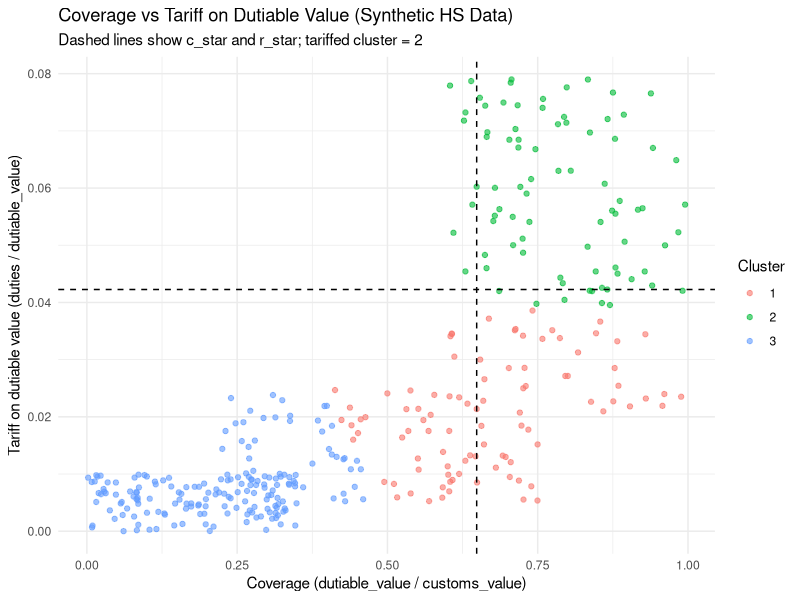

Generate this figure with R:
################################################################################
# DATA-DRIVEN TARIFFED CATEGORY DETECTION (APPROACH 1: CLUSTERING)
#
# - Uses coverage = dutiable_value / customs_value
# - Uses tariff_dutiable = calculated_duties / dutiable_value
# - Uses k-means on (coverage, tariff_dutiable) to find a "tariffed" cluster
# - Derives c_star and r_star from the lower edge (10th percentile) of that cluster
################################################################################

#===============================================================================
# SECTION 0: SETUP
#===============================================================================

# Load required packages
suppressPackageStartupMessages({
  library(dplyr)
  library(ggplot2)
})

# Weighted quantile helper (avoids extra dependencies)
wtd_quantile <- function(x, weights = NULL, probs = 0.5, na.rm = TRUE) {
  if (na.rm) {
    keep <- !is.na(x) & !is.na(weights)
    if (!is.null(weights)) {
      x <- x[keep]
      weights <- weights[keep]
    } else {
      x <- x[!is.na(x)]
    }
  }
  if (is.null(weights)) {
    return(stats::quantile(x, probs = probs, na.rm = FALSE, type = 7))
  }
  # sort by x
  o <- order(x)
  x_sorted <- x[o]
  w_sorted <- weights[o]
  w_cum <- cumsum(w_sorted) / sum(w_sorted)
  sapply(probs, function(p) {
    idx <- which(w_cum >= p)[1]
    x_sorted[idx]
  })
}

#===============================================================================
# SECTION 1: SYNTHETIC HS-LEVEL DATA (EXAMPLE)
#===============================================================================

set.seed(123)

n_codes <- 400

# Create fake HS-10 codes
hs_codes <- sprintf("%010d", sample(1e9:1.5e9, n_codes))

# We'll simulate three "types" of HS codes:
# 1) Mostly duty-free: low coverage, low rate
# 2) Mixed: medium coverage, modest rate
# 3) Heavily tariffed: high coverage, higher rate

type <- sample(c("duty_freeish", "mixed", "heavily_tariffed"),
               size = n_codes,
               replace = TRUE,
               prob = c(0.4, 0.3, 0.3))

synthetic_df <- tibble(
  hs_code = hs_codes,
  type    = type,
  customs_value = runif(n_codes, min = 1e5, max = 5e7) # overall import value
) %>%
  rowwise() %>%
  mutate(
    # Simulate coverage and tariff rates depending on "type"
    true_coverage = case_when(
      type == "duty_freeish"      ~ runif(1, 0.00, 0.35),
      type == "mixed"             ~ runif(1, 0.20, 0.75),
      type == "heavily_tariffed"  ~ runif(1, 0.60, 1.00)
    ),
    true_tariff_dutiable = case_when(
      type == "duty_freeish"      ~ runif(1, 0.000, 0.010), # ~0–1%
      type == "mixed"             ~ runif(1, 0.005, 0.025), # 0.5–2.5%
      type == "heavily_tariffed"  ~ runif(1, 0.020, 0.080)  # 2–8%
    ),
    dutiable_value = true_coverage * customs_value,
    calculated_duties = true_tariff_dutiable * dutiable_value
  ) %>%
  ungroup()

# For demonstration, this synthetic_df plays the role of your August 2025 extract:
df_aug25_raw <- synthetic_df

#===============================================================================
# SECTION 2: COMPUTE COVERAGE, TARIFF_DUTIABLE, AND ETR
#===============================================================================

df_aug25 <- df_aug25_raw %>%
  mutate(
    coverage = if_else(customs_value > 0,
                       dutiable_value / customs_value,
                       NA_real_),
    tariff_dutiable = if_else(dutiable_value > 0,
                              calculated_duties / dutiable_value,
                              NA_real_),
    ETR = if_else(customs_value > 0,
                  calculated_duties / customs_value,
                  NA_real_)
  )

# Sanity check (synthetic case: these should be close to true_coverage/true_tariff_dutiable)
df_aug25 %>%
  select(hs_code, type, coverage, tariff_dutiable, ETR) %>%
  head()

#===============================================================================
# SECTION 3: PREP DATA FOR CLUSTERING
#===============================================================================

df_use <- df_aug25 %>%
  filter(
    !is.na(coverage),
    !is.na(tariff_dutiable),
    customs_value > 0
  )

# Optional: drop very small flows to reduce noise from tiny trade lines
min_value_threshold <- quantile(df_use$customs_value, 0.10, na.rm = TRUE)
df_use <- df_use %>%
  filter(customs_value >= min_value_threshold)

# Data matrix for clustering
X <- df_use %>%
  select(coverage, tariff_dutiable) %>%
  as.matrix()

# Scale variables
X_scaled <- scale(X)

#===============================================================================
# SECTION 4: K-MEANS CLUSTERING TO FIND "TARIFFED" GROUP
#===============================================================================

set.seed(123)
k <- 3  # you can experiment with 2–4, but 3 is a good starting point

km <- kmeans(X_scaled, centers = k)

df_use <- df_use %>%
  mutate(cluster = km$cluster)

# Summarize clusters (import-value weighted)
cluster_summary <- df_use %>%
  group_by(cluster) %>%
  summarise(
    mean_cov  = weighted.mean(coverage, customs_value),
    mean_rate = weighted.mean(tariff_dutiable, customs_value),
    total_value = sum(customs_value),
    n_codes   = n(),
    .groups   = "drop"
  )

cat("Cluster summary:\n")
print(cluster_summary)

# Choose the "tariffed" cluster: highest (mean_cov + mean_rate)
tariffed_cluster <- cluster_summary %>%
  arrange(desc(mean_cov + mean_rate)) %>%
  slice(1) %>%
  pull(cluster)

cat("\nChosen 'tariffed' cluster:", tariffed_cluster, "\n\n")

#===============================================================================
# SECTION 5: DATA-DRIVEN c_star AND r_star
#===============================================================================

tariffed_df <- df_use %>%
  filter(cluster == tariffed_cluster)

# Compute value-weighted 10th percentile thresholds
c_star <- wtd_quantile(
  tariffed_df$coverage,
  weights = tariffed_df$customs_value,
  probs = 0.10
)

r_star <- wtd_quantile(
  tariffed_df$tariff_dutiable,
  weights = tariffed_df$customs_value,
  probs = 0.10
)

cat("Data-driven thresholds:\n")
cat("  c_star (coverage threshold):        ", round(c_star, 4), "\n")
cat("  r_star (tariff_dutiable threshold): ", round(r_star, 4), "\n\n")

#===============================================================================
# SECTION 6: APPLY THE RULE TO ALL HS CODES
#===============================================================================

df_aug25_flagged <- df_aug25 %>%
  mutate(
    coverage = if_else(customs_value > 0,
                       dutiable_value / customs_value,
                       NA_real_),
    tariff_dutiable = if_else(dutiable_value > 0,
                              calculated_duties / dutiable_value,
                              NA_real_),
    tariffed_flag = coverage >= c_star & tariff_dutiable >= r_star
  )

cat("Tariffed flag summary (by count of HS codes):\n")
print(table(df_aug25_flagged$tariffed_flag, useNA = "ifany"))

cat("\nTariffed flag summary (by import value):\n")
print(df_aug25_flagged %>%
        group_by(tariffed_flag) %>%
        summarise(
          total_value = sum(customs_value, na.rm = TRUE),
          share_of_value = total_value / sum(df_aug25_flagged$customs_value, na.rm = TRUE),
          n_codes = n(),
          .groups = "drop"
        ))

#===============================================================================
# SECTION 7: OPTIONAL — BACK OUT AN ETR THRESHOLD & PLOT
#===============================================================================

# ETR threshold from the "tariffed" cluster (e.g., value-weighted 10th percentile)
etr_star <- wtd_quantile(
  tariffed_df$ETR,
  weights = tariffed_df$customs_value,
  probs = 0.10
)

cat("\nDerived ETR threshold (etr_star):", round(etr_star, 4), "\n")

# Compare ETR-based flag vs coverage+rate-based flag
df_aug25_flagged <- df_aug25_flagged %>%
  mutate(
    tariffed_flag_ETR = ETR >= etr_star
  )

cat("\nCross-tab: rule-based vs ETR-based flags:\n")
print(table(rule = df_aug25_flagged$tariffed_flag,
            ETR_flag = df_aug25_flagged$tariffed_flag_ETR,
            useNA = "ifany"))

# Optional plot of clusters in synthetic example
ggplot(df_use, aes(x = coverage, y = tariff_dutiable,
                   color = factor(cluster))) +
  geom_point(alpha = 0.6) +
  geom_vline(xintercept = c_star, linetype = "dashed") +
  geom_hline(yintercept = r_star, linetype = "dashed") +
  labs(
    title = "Coverage vs Tariff on Dutiable Value (Synthetic HS Data)",
    subtitle = paste("Dashed lines show c_star and r_star; tariffed cluster =", tariffed_cluster),
    x = "Coverage (dutiable_value / customs_value)",
    y = "Tariff on dutiable value (duties / dutiable_value)",
    color = "Cluster"
  ) +
  theme_minimal()
